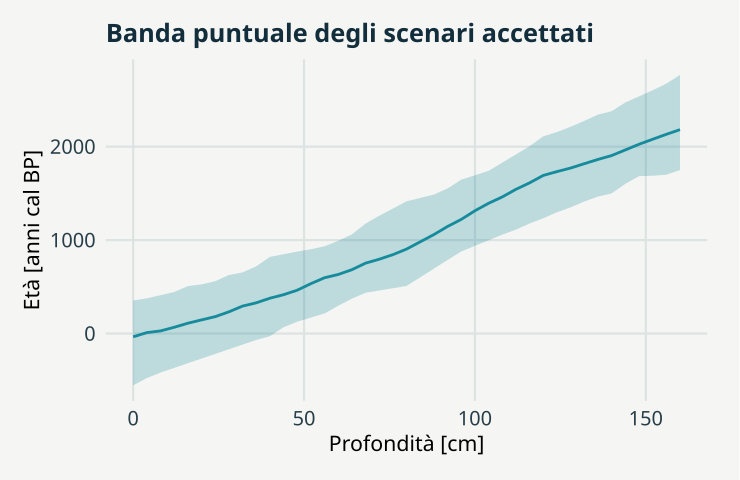

Recreate this plot in R.
# GeoStat Lab — funzioni comuni. R >= 4.3; ggplot2 >= 3.4; jsonlite.
suppressPackageStartupMessages(library(ggplot2))
col_geo <- c('#168B9C','#BC5B35','#7054A4','#A17B19','#227864','#64748B')
theme_set(theme_minimal(base_size=17, base_family='sans') + theme(
  plot.background=element_rect(fill='#F5F6F3',colour=NA),
  panel.background=element_rect(fill='#F5F6F3',colour=NA),
  panel.grid.minor=element_blank(),panel.grid.major=element_line(colour='#DCE3E2'),
  plot.title=element_text(size=19,face='bold',colour='#122D3B'),
  plot.subtitle=element_text(size=13,colour='#405560',margin=margin(b=12)),
  axis.text=element_text(size=15,colour='#273E4A'),axis.title=element_text(size=16),
  legend.position='bottom',legend.title=element_blank(),legend.text=element_text(size=14),
  strip.text=element_text(size=15,face='bold'),plot.margin=margin(18,24,18,18)))
metric <- function(...) data.frame(grandezza=names(c(...)),valore=as.character(c(...)),check.names=FALSE)
f <- function(x,d=3) {out<-formatC(x,digits=d,format='fg');out[!is.finite(x)]<-'Non definito';out}
line_plot <- function(d,x='x',y='y',title='',xl=x,yl=y,group=NULL) {
 p<-ggplot(d,aes(x=.data[[x]],y=.data[[y]]))
 if(is.null(group)) p<-p+geom_line(colour=col_geo[1],linewidth=1.05) else p<-p+aes(colour=.data[[group]],group=.data[[group]])+geom_line(linewidth=1)+scale_colour_manual(values=col_geo)
 p+labs(title=title,x=xl,y=yl)
}
point_plot <- function(d,x='x',y='y',title='',xl=x,yl=y,group=NULL) {
 p<-ggplot(d,aes(x=.data[[x]],y=.data[[y]]))
 if(is.null(group))p<-p+geom_point(colour=col_geo[1],size=2.5,alpha=.8) else p<-p+aes(colour=.data[[group]])+geom_point(size=2.7,alpha=.85)+scale_colour_manual(values=col_geo)
 p+labs(title=title,x=xl,y=yl)
}
hist_plot<-function(x,title='',xl='Valore',bins=20)ggplot(data.frame(x=x),aes(x))+geom_histogram(bins=bins,fill=col_geo[1],colour='#F5F6F3')+labs(title=title,x=xl,y='Frequenza')
bar_plot<-function(d,x='gruppo',y='valore',title='',yl='Valore')ggplot(d,aes(x=.data[[x]],y=.data[[y]],fill=.data[[x]]))+geom_col(width=.65)+scale_fill_manual(values=rep(col_geo,length.out=length(unique(d[[x]])) ))+guides(fill='none')+labs(title=title,x=NULL,y=yl)
map_plot<-function(d,z='z',title='',xl='Est [km]',yl='Nord [km]')ggplot(d,aes(x,y,fill=.data[[z]]))+geom_raster()+coord_equal()+scale_fill_gradientn(colours=c('#153F56','#298C9C','#B8CDB2','#F1D889','#AD542F'))+labs(title=title,x=xl,y=yl)
acf_data<-function(x,lag=20){a<-acf(x,lag.max=min(lag,length(x)-1),plot=FALSE);data.frame(x=as.vector(a$lag)[-1],y=as.vector(a$acf)[-1])}
# AR(1), distribuzione marginale stazionaria N(0, 1).
ar_series<-function(n,rho){x<-numeric(n);x[1]<-rnorm(1);for(i in 2:n)x[i]<-rho*x[i-1]+sqrt(1-rho^2)*rnorm(1);x}
# Distanze euclidee in unità metriche già dichiarate; nessuna conversione implicita di CRS.
dist_cross<-function(a,b)sqrt(outer(a[,1],b[,1],'-')^2+outer(a[,2],b[,2],'-')^2)
# Predittore IDW: i punti coincidenti ricevono esattamente il valore osservato.
idw<-function(xy,z,new,power=2){dd<-dist_cross(new,xy);apply(dd,1,function(d)if(any(d<1e-10))mean(z[d<1e-10])else weighted.mean(z,d^(-power)))}
# CART didattico binario: divisioni assiali che minimizzano l'impurità di Gini.
cart_fit<-function(x,y,depth=2,minleaf=4){
 node<-list(p=mean(y),n=length(y));if(depth<1||length(unique(y))<2||length(y)<2*minleaf)return(node)
 best<-Inf
 for(j in seq_len(ncol(x))){v<-sort(unique(x[,j])); if(length(v)<2)next
  for(cut in (head(v,-1)+tail(v,-1))/2){left<-x[,j]<=cut;nl<-sum(left);nr<-sum(!left);if(min(nl,nr)<minleaf)next
   score<-nl*mean(y[left])*(1-mean(y[left]))+nr*mean(y[!left])*(1-mean(y[!left]))
   if(score<best){best<-score;node$j<-j;node$cut<-cut;split<-left}
  }
 }
 if(is.finite(best)){node$left<-cart_fit(x[split,,drop=FALSE],y[split],depth-1,minleaf);node$right<-cart_fit(x[!split,,drop=FALSE],y[!split],depth-1,minleaf)};node
}
cart_predict<-function(tree,x)apply(x,1,function(row){t<-tree;while(!is.null(t$j))t<-if(row[t$j]<=t$cut)t$left else t$right;t$p})

p <- list(sd = 300, B = 200, seed = 17)
set.seed(p$seed)
z <- c(0, 40, 80, 120, 160)

t <- c(0, 350, 900, 1700, 2200)

draws <- matrix(rep(t, p$B), nrow = 5) + matrix(rnorm(5 * p$B, sd = p$sd), nrow = 5)

ok <- apply(draws, 2, function(v) all(diff(v) > 0))

stopifnot(sum(ok) > 2)

d <- seq(0, 160, 4)

ages <- apply(draws[, ok, drop = FALSE], 2, function(a) approx(z, a, d)$y)

q <- t(apply(ages, 1, quantile, c(0.025, 0.5, 0.975)))

data <- data.frame(profondita = d, lo = q[, 1], eta = q[, 2], hi = q[, 3])

plots <- list(ggplot(data, aes(profondita, eta)) + geom_ribbon(aes(ymin = lo, ymax = hi), 
    fill = col_geo[1], alpha = 0.25) + geom_line(colour = col_geo[1], linewidth = 1) + labs(title = "Banda puntuale degli scenari accettati", 
    x = "Profondità [cm]", y = "Età [anni cal BP]"))

metrics <- metric(`Scenari generati` = p$B, Accettati = sum(ok), Rifiutati = sum(!ok), `Ampiezza mediana banda [anni]` = f(median(data$hi - 
    data$lo)))
print(metrics,row.names=FALSE)
ggplot2::ggsave('m13-incertezza-B.svg',plots[[1]],device=svglite::svglite,width=7.7,height=5.0,bg='#F8F6F1')
